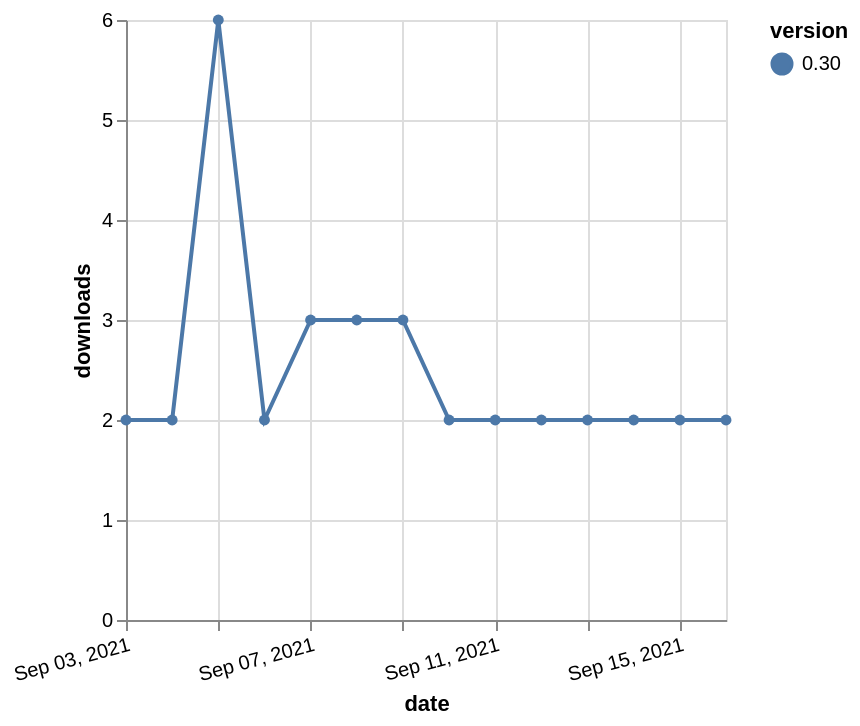

Source (Vega-Lite JSON):
### Vega-Lite specification from a JSON file in a GitHub repository (floating-point values rounded to 4 significant figures)
{"$schema": "https://vega.github.io/schema/vega-lite/v5.json", "description": "A simple bar chart with embedded data.", "data": {"values": [{"date": "2021-09-03", "total": 2318, "delta": 2, "version": "0.30"}, {"date": "2021-09-04", "total": 2320, "delta": 2, "version": "0.30"}, {"date": "2021-09-05", "total": 2326, "delta": 6, "version": "0.30"}, {"date": "2021-09-06", "total": 2328, "delta": 2, "version": "0.30"}, {"date": "2021-09-07", "total": 2331, "delta": 3, "version": "0.30"}, {"date": "2021-09-08", "total": 2334, "delta": 3, "version": "0.30"}, {"date": "2021-09-09", "total": 2337, "delta": 3, "version": "0.30"}, {"date": "2021-09-10", "total": 2339, "delta": 2, "version": "0.30"}, {"date": "2021-09-11", "total": 2341, "delta": 2, "version": "0.30"}, {"date": "2021-09-12", "total": 2343, "delta": 2, "version": "0.30"}, {"date": "2021-09-13", "total": 2345, "delta": 2, "version": "0.30"}, {"date": "2021-09-14", "total": 2347, "delta": 2, "version": "0.30"}, {"date": "2021-09-15", "total": 2349, "delta": 2, "version": "0.30"}, {"date": "2021-09-16", "total": 2351, "delta": 2, "version": "0.30"}]}, "width": "container", "mark": {"type": "line", "point": {"filled": true}}, "encoding": {"x": {"field": "date", "type": "temporal", "timeUnit": "yearmonthdate", "title": "date", "axis": {"labelAngle": -15}}, "y": {"field": "delta", "type": "quantitative", "title": "downloads"}, "color": {"field": "version", "type": "nominal"}, "tooltip": {"field": "delta"}}}
